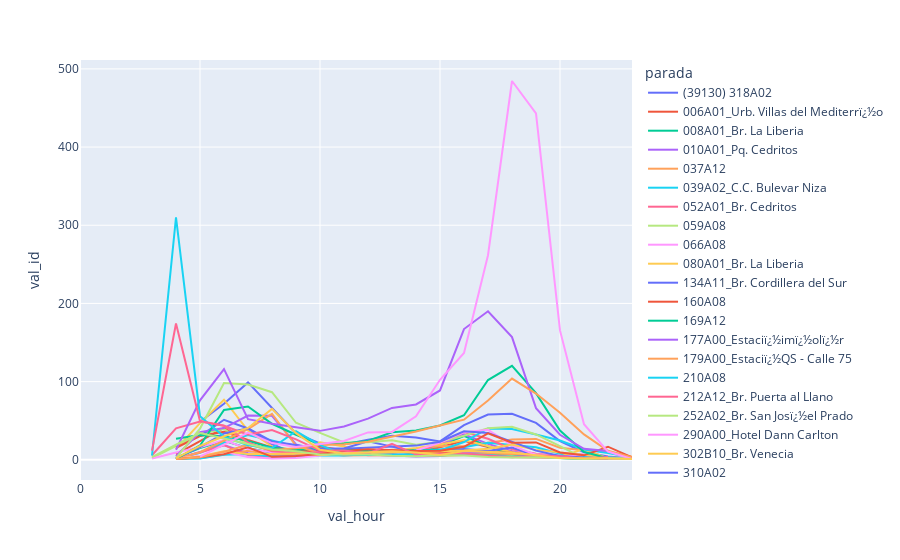

Notebook source saved alongside this figure:
### Code cell
# EDA
# suba oriental

# promedio mensual de validaciones por hora para distintas paradas

unique_values_paradas=valid_suba_parada['parada'].unique()
valid_suba_pltmeanparada=valid_suba_raw[valid_suba_raw['val_month']==4].groupby(['parada', 'val_hour', 'fecha_clearing'])['val_id'].count()
valid_suba_pltmeanparada=valid_suba_pltmeanparada.reset_index()
valid_suba_pltmeanparada=valid_suba_pltmeanparada[valid_suba_pltmeanparada['parada'].isin(unique_values_paradas)]
valid_suba_pltmeanparada=valid_suba_pltmeanparada.groupby(['parada', 'val_hour'])['val_id'].mean().reset_index()

fig7 = px.line(valid_suba_pltmeanparada, x="val_hour", y="val_id", color='parada')
fig7.show()

### Figure 1 — Plotly figure (JSON) as saved in the notebook; plotly's stock layout.template omitted (floating-point values rounded to 4 significant figures)
{"data": [{"hovertemplate": "parada=(39130) 318A02<br>val_hour=%{x}<br>val_id=%{y}<extra></extra>", "legendgroup": "(39130) 318A02", "line": {"color": "#636efa", "dash": "solid"}, "mode": "lines", "name": "(39130) 318A02", "orientation": "v", "showlegend": true, "type": "scatter", "x": [0, 3, 4, 5, 6, 7, 8, 9, 10, 11, 12, 13, 14, 15, 16, 17, 18, 19, 20, 21, 22, 23], "xaxis": "x", "y": [null, null, null, 48.57, 71.68, 98.96, 66.4, 33.56, 20.84, 19.48, 25.79, 30.76, 28.4, 23.52, 44.32, 57.88, 58.8, 47.2, 24, 9.522, 4.25, 1.556], "yaxis": "y"}, {"hovertemplate": "parada=006A01_Urb. Villas del Mediterrï¿½o<br>val_hour=%{x}<br>val_id=%{y}<extra></extra>", "legendgroup": "006A01_Urb. Villas del Mediterrï¿½o", "line": {"color": "#EF553B", "dash": "solid"}, "mode": "lines", "name": "006A01_Urb. Villas del Mediterrï¿½o", "orientation": "v", "showlegend": true, "type": "scatter", "x": [0, 3, 4, 5, 6, 7, 8, 9, 10, 11, 12, 13, 14, 15, 16, 17, 18, 19, 20, 21, 22, 23], "xaxis": "x", "y": [null, null, 6.867, 24.13, 40.76, 21.32, 11.62, 7.952, 16.89, 12, 7.429, 6.6, 7.875, 16.12, 24.17, 16.46, 7, 3.96, 2.333, 3.385, 1.5, null], "yaxis": "y"}, {"hovertemplate": "parada=008A01_Br. La Liberia<br>val_hour=%{x}<br>val_id=%{y}<extra></extra>", "legendgroup": "008A01_Br. La Liberia", "line": {"color": "#00cc96", "dash": "solid"}, "mode": "lines", "name": "008A01_Br. La Liberia", "orientation": "v", "showlegend": true, "type": "scatter", "x": [0, 3, 4, 5, 6, 7, 8, 9, 10, 11, 12, 13, 14, 15, 16, 17, 18, 19, 20, 21, 22, 23], "xaxis": "x", "y": [null, null, 2.833, 15.04, 24.18, 14.89, 9.043, 5.591, 12.6, 10.82, 6.261, 7.727, 10.32, 18.36, 30.48, 17.07, 7.345, 4.296, 3.7, 7.357, 1.875, null], "yaxis": "y"}, {"hovertemplate": "parada=010A01_Pq. Cedritos<br>val_hour=%{x}<br>val_id=%{y}<extra></extra>", "legendgroup": "010A01_Pq. Cedritos", "line": {"color": "#ab63fa", "dash": "solid"}, "mode": "lines", "name": "010A01_Pq. Cedritos", "orientation": "v", "showlegend": true, "type": "scatter", "x": [0, 3, 4, 5, 6, 7, 8, 9, 10, 11, 12, 13, 14, 15, 16, 17, 18, 19, 20, 21, 22, 23], "xaxis": "x", "y": [null, null, 1.125, 9.8, 18.93, 8.37, 5.043, 3.227, 9.368, 9.238, 6.087, 7.136, 11, 19.08, 32.59, 20.38, 10.86, 4.964, 2.591, 5.7, 1.125, null], "yaxis": "y"}, {"hovertemplate": "parada=037A12<br>val_hour=%{x}<br>val_id=%{y}<extra></extra>", "legendgroup": "037A12", "line": {"color": "#FFA15A", "dash": "solid"}, "mode": "lines", "name": "037A12", "orientation": "v", "showlegend": true, "type": "scatter", "x": [0, 3, 4, 5, 6, 7, 8, 9, 10, 11, 12, 13, 14, 15, 16, 17, 18, 19, 20, 21, 22, 23], "xaxis": "x", "y": [1, null, null, 1.789, 6.75, 11.41, 6.345, 5.643, 6.792, 8.357, 9.5, 12.81, 13.52, 17.56, 17.46, 21.71, 26, 26.67, 15.36, 12.07, 10.52, 3.75], "yaxis": "y"}, {"hovertemplate": "parada=039A02_C.C. Bulevar Niza<br>val_hour=%{x}<br>val_id=%{y}<extra></extra>", "legendgroup": "039A02_C.C. Bulevar Niza", "line": {"color": "#19d3f3", "dash": "solid"}, "mode": "lines", "name": "039A02_C.C. Bulevar Niza", "orientation": "v", "showlegend": true, "type": "scatter", "x": [0, 3, 4, 5, 6, 7, 8, 9, 10, 11, 12, 13, 14, 15, 16, 17, 18, 19, 20, 21, 22, 23], "xaxis": "x", "y": [null, null, 1.118, 8.773, 21.92, 31.77, 24.69, 17.08, 10.81, 12.4, 12.08, 10.19, 10.69, 12.93, 16, 21.88, 18.43, 15.92, 7.68, 4.48, 2.619, 1.4], "yaxis": "y"}, {"hovertemplate": "parada=052A01_Br. Cedritos<br>val_hour=%{x}<br>val_id=%{y}<extra></extra>", "legendgroup": "052A01_Br. Cedritos", "line": {"color": "#FF6692", "dash": "solid"}, "mode": "lines", "name": "052A01_Br. Cedritos", "orientation": "v", "showlegend": true, "type": "scatter", "x": [0, 3, 4, 5, 6, 7, 8, 9, 10, 11, 12, 13, 14, 15, 16, 17, 18, 19, 20, 21, 22, 23], "xaxis": "x", "y": [null, null, 1.75, 9.417, 18.65, 5.741, 3.409, 4.714, 8.476, 10.05, 5.75, 6.227, 8.269, 21.16, 35.56, 26.86, 13.55, 7.821, 4.87, 6.45, 2.636, null], "yaxis": "y"}, {"hovertemplate": "parada=059A08<br>val_hour=%{x}<br>val_id=%{y}<extra></extra>", "legendgroup": "059A08", "line": {"color": "#B6E880", "dash": "solid"}, "mode": "lines", "name": "059A08", "orientation": "v", "showlegend": true, "type": "scatter", "x": [0, 3, 4, 5, 6, 7, 8, 9, 10, 11, 12, 13, 14, 15, 16, 17, 18, 19, 20, 21, 22, 23], "xaxis": "x", "y": [null, 2, 17.3, 33.03, 39.31, 19.69, 11.14, 8.138, 7.5, 6.28, 7.071, 5.231, 6.417, 6.308, 6.857, 6.37, 6, 4.364, 2.857, 2.105, 3, null], "yaxis": "y"}, {"hovertemplate": "parada=066A08<br>val_hour=%{x}<br>val_id=%{y}<extra></extra>", "legendgroup": "066A08", "line": {"color": "#FF97FF", "dash": "solid"}, "mode": "lines", "name": "066A08", "orientation": "v", "showlegend": true, "type": "scatter", "x": [0, 3, 4, 5, 6, 7, 8, 9, 10, 11, 12, 13, 14, 15, 16, 17, 18, 19, 20, 21, 22, 23], "xaxis": "x", "y": [null, 1.667, 9.435, 16.14, 25.28, 13.9, 9.793, 9.393, 8.815, 6.25, 6.429, 5.407, 8.038, 8.8, 7.08, 8.731, 8.571, 7.208, 3.625, 2.15, 1.333, 1], "yaxis": "y"}, {"hovertemplate": "parada=080A01_Br. La Liberia<br>val_hour=%{x}<br>val_id=%{y}<extra></extra>", "legendgroup": "080A01_Br. La Liberia", "line": {"color": "#FECB52", "dash": "solid"}, "mode": "lines", "name": "080A01_Br. La Liberia", "orientation": "v", "showlegend": true, "type": "scatter", "x": [0, 3, 4, 5, 6, 7, 8, 9, 10, 11, 12, 13, 14, 15, 16, 17, 18, 19, 20, 21, 22, 23], "xaxis": "x", "y": [null, null, 13.79, 46.92, 76.82, 37.38, 17.1, 12.17, 22.32, 17.04, 9.714, 11.61, 15.21, 19.54, 25.37, 17.41, 9.621, 5.444, 3.8, 13.68, 1.818, 1], "yaxis": "y"}, {"hovertemplate": "parada=134A11_Br. Cordillera del Sur<br>val_hour=%{x}<br>val_id=%{y}<extra></extra>", "legendgroup": "134A11_Br. Cordillera del Sur", "line": {"color": "#636efa", "dash": "solid"}, "mode": "lines", "name": "134A11_Br. Cordillera del Sur", "orientation": "v", "showlegend": true, "type": "scatter", "x": [0, 3, 4, 5, 6, 7, 8, 9, 10, 11, 12, 13, 14, 15, 16, 17, 18, 19, 20, 21, 22, 23], "xaxis": "x", "y": [null, null, null, 30.26, 51.16, 40.08, 20.08, 7.4, 13.64, 14.33, 23.8, 16.81, 9.182, 11.35, 13.92, 11.22, 15.58, 5.227, 3.182, 1.923, 1.5, null], "yaxis": "y"}, {"hovertemplate": "parada=160A08<br>val_hour=%{x}<br>val_id=%{y}<extra></extra>", "legendgroup": "160A08", "line": {"color": "#EF553B", "dash": "solid"}, "mode": "lines", "name": "160A08", "orientation": "v", "showlegend": true, "type": "scatter", "x": [0, 3, 4, 5, 6, 7, 8, 9, 10, 11, 12, 13, 14, 15, 16, 17, 18, 19, 20, 21, 22, 23], "xaxis": "x", "y": [null, null, 15.39, 30.38, 35.79, 25.28, 15.79, 10.93, 11.63, 8.926, 8.481, 8.889, 8.231, 9.04, 7.741, 9.731, 8.926, 4.909, 2.692, 2.111, 1, 1], "yaxis": "y"}, {"hovertemplate": "parada=169A12<br>val_hour=%{x}<br>val_id=%{y}<extra></extra>", "legendgroup": "169A12", "line": {"color": "#00cc96", "dash": "solid"}, "mode": "lines", "name": "169A12", "orientation": "v", "showlegend": true, "type": "scatter", "x": [0, 3, 4, 5, 6, 7, 8, 9, 10, 11, 12, 13, 14, 15, 16, 17, 18, 19, 20, 21, 22, 23], "xaxis": "x", "y": [null, null, 26.89, 31.56, 30.11, 24.2, 15.44, 12.92, 14, 13.08, 11.15, 10.52, 12.65, 12.31, 11.37, 7.692, 7.231, 5.524, 2.238, 1.3, 1, null], "yaxis": "y"}, {"hovertemplate": "parada=177A00_Estaciï¿½imï¿½olï¿½r<br>val_hour=%{x}<br>val_id=%{y}<extra></extra>", "legendgroup": "177A00_Estaciï¿½imï¿½olï¿½r", "line": {"color": "#ab63fa", "dash": "solid"}, "mode": "lines", "name": "177A00_Estaciï¿½imï¿½olï¿½r", "orientation": "v", "showlegend": true, "type": "scatter", "x": [0, 3, 4, 5, 6, 7, 8, 9, 10, 11, 12, 13, 14, 15, 16, 17, 18, 19, 20, 21, 22, 23], "xaxis": "x", "y": [null, null, 4.667, 35.38, 40.58, 56.65, 56.2, 19.65, 8.76, 6.174, 6.75, 5.167, 4.048, 4.792, 8.88, 9.64, 7.12, 4.583, 2.895, 1.714, 1.167, 2], "yaxis": "y"}, {"hovertemplate": "parada=179A00_Estaciï¿½QS - Calle 75<br>val_hour=%{x}<br>val_id=%{y}<extra></extra>", "legendgroup": "179A00_Estaciï¿½QS - Calle 75", "line": {"color": "#FFA15A", "dash": "solid"}, "mode": "lines", "name": "179A00_Estaciï¿½QS - Calle 75", "orientation": "v", "showlegend": true, "type": "scatter", "x": [0, 3, 4, 5, 6, 7, 8, 9, 10, 11, 12, 13, 14, 15, 16, 17, 18, 19, 20, 21, 22, 23], "xaxis": "x", "y": [2, null, 1, 9.619, 24.54, 39.16, 58.8, 17.96, 8.208, 5.417, 5.682, 6.04, 6.043, 5.1, 6, 8, 7.083, 6.864, 2.474, 1.421, 2, 1], "yaxis": "y"}, {"hovertemplate": "parada=210A08<br>val_hour=%{x}<br>val_id=%{y}<extra></extra>", "legendgroup": "210A08", "line": {"color": "#19d3f3", "dash": "solid"}, "mode": "lines", "name": "210A08", "orientation": "v", "showlegend": true, "type": "scatter", "x": [0, 3, 4, 5, 6, 7, 8, 9, 10, 11, 12, 13, 14, 15, 16, 17, 18, 19, 20, 21, 22, 23], "xaxis": "x", "y": [1, null, 1, 1.5, 6.481, 7.385, 4.25, 4.25, 5.609, 5.6, 7.045, 9.52, 11.5, 12, 22.71, 40.04, 39.32, 32.32, 24.67, 13.19, 8.692, 2.938], "yaxis": "y"}, {"hovertemplate": "parada=212A12_Br. Puerta al Llano<br>val_hour=%{x}<br>val_id=%{y}<extra></extra>", "legendgroup": "212A12_Br. Puerta al Llano", "line": {"color": "#FF6692", "dash": "solid"}, "mode": "lines", "name": "212A12_Br. Puerta al Llano", "orientation": "v", "showlegend": true, "type": "scatter", "x": [0, 3, 4, 5, 6, 7, 8, 9, 10, 11, 12, 13, 14, 15, 16, 17, 18, 19, 20, 21, 22, 23], "xaxis": "x", "y": [null, 5.833, 40.21, 48.86, 43.61, 22.33, 10.81, 8.654, 9.24, 6.792, 6.583, 7.318, 4.708, 7.208, 7.423, 5, 3.583, 2.947, 2.353, 1.143, 1, null], "yaxis": "y"}, {"hovertemplate": "parada=252A02_Br. San Josï¿½el Prado<br>val_hour=%{x}<br>val_id=%{y}<extra></extra>", "legendgroup": "252A02_Br. San Josï¿½el Prado", "line": {"color": "#B6E880", "dash": "solid"}, "mode": "lines", "name": "252A02_Br. San Josï¿½el Prado", "orientation": "v", "showlegend": true, "type": "scatter", "x": [0, 3, 4, 5, 6, 7, 8, 9, 10, 11, 12, 13, 14, 15, 16, 17, 18, 19, 20, 21, 22, 23], "xaxis": "x", "y": [null, null, 2, 39.89, 98.26, 96.22, 86.43, 47.35, 34.43, 22.22, 22.32, 25, 19.36, 22.65, 30.83, 40.3, 42.13, 32.39, 17.54, 1.75, null, null], "yaxis": "y"}, {"hovertemplate": "parada=290A00_Hotel Dann Carlton<br>val_hour=%{x}<br>val_id=%{y}<extra></extra>", "legendgroup": "290A00_Hotel Dann Carlton", "line": {"color": "#FF97FF", "dash": "solid"}, "mode": "lines", "name": "290A00_Hotel Dann Carlton", "orientation": "v", "showlegend": true, "type": "scatter", "x": [0, 3, 4, 5, 6, 7, 8, 9, 10, 11, 12, 13, 14, 15, 16, 17, 18, 19, 20, 21, 22, 23], "xaxis": "x", "y": [null, null, 1.4, 4.92, 10.35, 3.679, 1.696, 2.273, 5.4, 9.571, 7.56, 5.741, 11.82, 22, 35.29, 38.33, 18.46, 6.185, 3, 7.65, 2.067, 1], "yaxis": "y"}, {"hovertemplate": "parada=302B10_Br. Venecia<br>val_hour=%{x}<br>val_id=%{y}<extra></extra>", "legendgroup": "302B10_Br. Venecia", "line": {"color": "#FECB52", "dash": "solid"}, "mode": "lines", "name": "302B10_Br. Venecia", "orientation": "v", "showlegend": true, "type": "scatter", "x": [0, 3, 4, 5, 6, 7, 8, 9, 10, 11, 12, 13, 14, 15, 16, 17, 18, 19, 20, 21, 22, 23], "xaxis": "x", "y": [null, null, 1.182, 4.333, 11, 7.357, 7.321, 8.172, 6.037, 8.179, 8.179, 9.731, 9.5, 10.48, 11.81, 14.04, 19.67, 12.68, 9.429, 6.44, 2.938, 1.5], "yaxis": "y"}, {"hovertemplate": "parada=310A02<br>val_hour=%{x}<br>val_id=%{y}<extra></extra>", "legendgroup": "310A02", "line": {"color": "#636efa", "dash": "solid"}, "mode": "lines", "name": "310A02", "orientation": "v", "showlegend": true, "type": "scatter", "x": [0, 3, 4, 5, 6, 7, 8, 9, 10, 11, 12, 13, 14, 15, 16, 17, 18, 19, 20, 21, 22, 23], "xaxis": "x", "y": [null, null, 1.857, 16.26, 33.72, 40.32, 23.4, 18.75, 14.5, 13.96, 15.38, 17.29, 18.12, 23.04, 36.46, 34.4, 23.08, 11.68, 4.826, 2.789, 1.9, null], "yaxis": "y"}, {"hovertemplate": "parada=331A11_Br. Domingo Laï¿½I<br>val_hour=%{x}<br>val_id=%{y}<extra></extra>", "legendgroup": "331A11_Br. Domingo Laï¿½I", "line": {"color": "#EF553B", "dash": "solid"}, "mode": "lines", "name": "331A11_Br. Domingo Laï¿½I", "orientation": "v", "showlegend": true, "type": "scatter", "x": [0, 3, 4, 5, 6, 7, 8, 9, 10, 11, 12, 13, 14, 15, 16, 17, 18, 19, 20, 21, 22, 23], "xaxis": "x", "y": [1, null, 1, 3.333, 7.174, 16.04, 3.75, 4.857, 7.462, 11.14, 13.57, 12.6, 11.33, 11.58, 16.64, 33.75, 21.74, 22.25, 9.318, 5.667, 16.72, 3.125], "yaxis": "y"}, {"hovertemplate": "parada=364A02_Estaciï¿½ober<br>val_hour=%{x}<br>val_id=%{y}<extra></extra>", "legendgroup": "364A02_Estaciï¿½ober", "line": {"color": "#00cc96", "dash": "solid"}, "mode": "lines", "name": "364A02_Estaciï¿½ober", "orientation": "v", "showlegend": true, "type": "scatter", "x": [0, 3, 4, 5, 6, 7, 8, 9, 10, 11, 12, 13, 14, 15, 16, 17, 18, 19, 20, 21, 22, 23], "xaxis": "x", "y": [null, null, 1, 18.28, 63.67, 68.22, 46.06, 32.06, 19.44, 20.83, 24.17, 35.28, 37.33, 43.89, 57, 102, 120.2, 85.22, 37.39, 9.833, 1.9, null], "yaxis": "y"}, {"hovertemplate": "parada=367A02_Calle 222<br>val_hour=%{x}<br>val_id=%{y}<extra></extra>", "legendgroup": "367A02_Calle 222", "line": {"color": "#ab63fa", "dash": "solid"}, "mode": "lines", "name": "367A02_Calle 222", "orientation": "v", "showlegend": true, "type": "scatter", "x": [0, 3, 4, 5, 6, 7, 8, 9, 10, 11, 12, 13, 14, 15, 16, 17, 18, 19, 20, 21, 22, 23], "xaxis": "x", "y": [null, null, 12.89, 76, 116.1, 51.87, 46.09, 41.14, 37, 42.57, 52.56, 66.33, 70.77, 88.69, 167.2, 189.9, 156.9, 66.07, 32, 14, 11.33, null], "yaxis": "y"}, {"hovertemplate": "parada=528A12<br>val_hour=%{x}<br>val_id=%{y}<extra></extra>", "legendgroup": "528A12", "line": {"color": "#FFA15A", "dash": "solid"}, "mode": "lines", "name": "528A12", "orientation": "v", "showlegend": true, "type": "scatter", "x": [0, 3, 4, 5, 6, 7, 8, 9, 10, 11, 12, 13, 14, 15, 16, 17, 18, 19, 20, 21, 22, 23], "xaxis": "x", "y": [null, null, 1.143, 3.2, 10.25, 19.15, 12.67, 14.88, 18.92, 19.8, 23.08, 29.36, 36.28, 43.92, 51.28, 75.81, 103.9, 84.7, 60.08, 32.48, 11.6, 3.083], "yaxis": "y"}, {"hovertemplate": "parada=534B09_Br. San Bernardino XIX<br>val_hour=%{x}<br>val_id=%{y}<extra></extra>", "legendgroup": "534B09_Br. San Bernardino XIX", "line": {"color": "#19d3f3", "dash": "solid"}, "mode": "lines", "name": "534B09_Br. San Bernardino XIX", "orientation": "v", "showlegend": true, "type": "scatter", "x": [0, 3, 4, 5, 6, 7, 8, 9, 10, 11, 12, 13, 14, 15, 16, 17, 18, 19, 20, 21, 22, 23], "xaxis": "x", "y": [null, 5.25, 310, 55.74, 29.62, 18.41, 14.97, 36.5, 18.71, 6.957, 6, 6.667, 6.95, 5.381, 7.273, 6, 3.556, 4.636, 2.333, 1.125, 3, 1], "yaxis": "y"}, {"hovertemplate": "parada=603A08_Br. Los Pantanos<br>val_hour=%{x}<br>val_id=%{y}<extra></extra>", "legendgroup": "603A08_Br. Los Pantanos", "line": {"color": "#FF6692", "dash": "solid"}, "mode": "lines", "name": "603A08_Br. Los Pantanos", "orientation": "v", "showlegend": true, "type": "scatter", "x": [0, 3, 4, 5, 6, 7, 8, 9, 10, 11, 12, 13, 14, 15, 16, 17, 18, 19, 20, 21, 22, 23], "xaxis": "x", "y": [null, 11.75, 174.2, 49.48, 43.56, 32.21, 37.91, 26.09, 11.75, 11.91, 8.19, 20.33, 6.615, 7.737, 8.125, 5.333, 3.174, 5.5, 4.462, 1.333, 3.5, null], "yaxis": "y"}, {"hovertemplate": "parada=603A08_TIERRA_BUENA<br>val_hour=%{x}<br>val_id=%{y}<extra></extra>", "legendgroup": "603A08_TIERRA_BUENA", "line": {"color": "#B6E880", "dash": "solid"}, "mode": "lines", "name": "603A08_TIERRA_BUENA", "orientation": "v", "showlegend": true, "type": "scatter", "x": [0, 3, 4, 5, 6, 7, 8, 9, 10, 11, 12, 13, 14, 15, 16, 17, 18, 19, 20, 21, 22, 23], "xaxis": "x", "y": [null, 3.333, 19.53, 34.12, 27.48, 20.24, 13.08, 10.96, 6.68, 6.32, 6.84, 5, 4.5, 5.92, 5.52, 3.68, 2.913, 3.25, 2.333, 1.143, 2, 1], "yaxis": "y"}, {"hovertemplate": "parada=663A08_Portal Amï¿½cas<br>val_hour=%{x}<br>val_id=%{y}<extra></extra>", "legendgroup": "663A08_Portal Amï¿½cas", "line": {"color": "#FF97FF", "dash": "solid"}, "mode": "lines", "name": "663A08_Portal Amï¿½cas", "orientation": "v", "showlegend": true, "type": "scatter", "x": [0, 3, 4, 5, 6, 7, 8, 9, 10, 11, 12, 13, 14, 15, 16, 17, 18, 19, 20, 21, 22, 23], "xaxis": "x", "y": [null, null, null, 4, 19.67, 34.67, 21.33, 16.33, 20.33, 24, 35, 35.67, 55.67, 102.3, 136.7, 261.7, 484.5, 443, 165.5, 45.5, 10.5, 1], "yaxis": "y"}, {"hovertemplate": "parada=771A00_Estaciï¿½a Castellana<br>val_hour=%{x}<br>val_id=%{y}<extra></extra>", "legendgroup": "771A00_Estaciï¿½a Castellana", "line": {"color": "#FECB52", "dash": "solid"}, "mode": "lines", "name": "771A00_Estaciï¿½a Castellana", "orientation": "v", "showlegend": true, "type": "scatter", "x": [0, 3, 4, 5, 6, 7, 8, 9, 10, 11, 12, 13, 14, 15, 16, 17, 18, 19, 20, 21, 22, 23], "xaxis": "x", "y": [null, null, 2, 17.65, 30.16, 40.77, 65.12, 34.12, 12.86, 8.125, 9.565, 10.84, 9.238, 6.273, 11.36, 10.36, 9.08, 5.714, 2.2, 1.8, 2, 1], "yaxis": "y"}], "layout": {"legend": {"title": {"text": "parada"}, "tracegroupgap": 0}, "margin": {"t": 60}, "xaxis": {"anchor": "y", "domain": [0, 1], "title": {"text": "val_hour"}}, "yaxis": {"anchor": "x", "domain": [0, 1], "title": {"text": "val_id"}}}}
